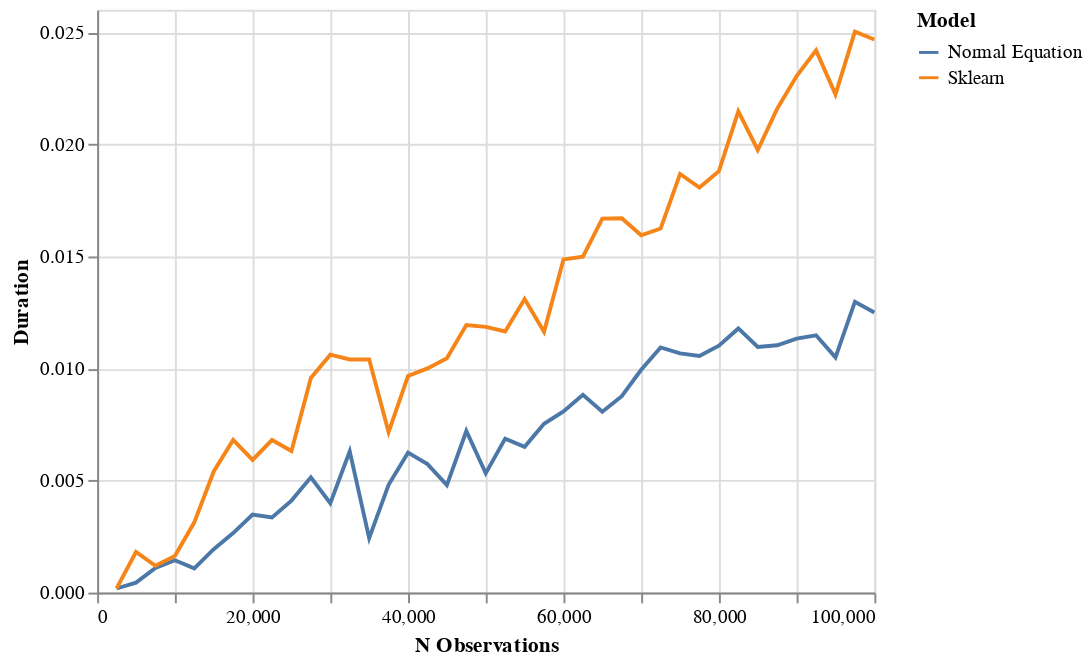

The notebook cell this image was saved under:
### Code cell
x = np.arange(100)
source = pd.DataFrame({
    'Duration': normal_equation + sklearn_LinRegr,
    'Model':['Normal Equation'] * 40 + ['Sklearn'] * 40,
    'N Observations': list(n_observations) * 2
})

alt.Chart(source).mark_line().encode(
    x='N Observations',
    y='Duration',
    color='Model'
)

### Figure 1 — Vega-Lite specification as saved in the notebook (floating-point values rounded to 4 significant figures)
{"$schema": "https://vega.github.io/schema/vega-lite/v3.4.0.json", "config": {"mark": {"tooltip": null}, "view": {"height": 300, "width": 400}}, "data": {"name": "data-9fcda61be5a7ee5a8601f9b478e32c44"}, "datasets": {"data-9fcda61be5a7ee5a8601f9b478e32c44": [{"Duration": 0.0001832, "Model": "Normal Equation", "N Observations": 2500}, {"Duration": 0.0004457, "Model": "Normal Equation", "N Observations": 5000}, {"Duration": 0.001101, "Model": "Normal Equation", "N Observations": 7500}, {"Duration": 0.001444, "Model": "Normal Equation", "N Observations": 10000}, {"Duration": 0.001082, "Model": "Normal Equation", "N Observations": 12500}, {"Duration": 0.001936, "Model": "Normal Equation", "N Observations": 15000}, {"Duration": 0.002657, "Model": "Normal Equation", "N Observations": 17500}, {"Duration": 0.003483, "Model": "Normal Equation", "N Observations": 20000}, {"Duration": 0.003354, "Model": "Normal Equation", "N Observations": 22500}, {"Duration": 0.004104, "Model": "Normal Equation", "N Observations": 25000}, {"Duration": 0.00514, "Model": "Normal Equation", "N Observations": 27500}, {"Duration": 0.00399, "Model": "Normal Equation", "N Observations": 30000}, {"Duration": 0.006302, "Model": "Normal Equation", "N Observations": 32500}, {"Duration": 0.002434, "Model": "Normal Equation", "N Observations": 35000}, {"Duration": 0.004807, "Model": "Normal Equation", "N Observations": 37500}, {"Duration": 0.006243, "Model": "Normal Equation", "N Observations": 40000}, {"Duration": 0.005734, "Model": "Normal Equation", "N Observations": 42500}, {"Duration": 0.004792, "Model": "Normal Equation", "N Observations": 45000}, {"Duration": 0.007209, "Model": "Normal Equation", "N Observations": 47500}, {"Duration": 0.005323, "Model": "Normal Equation", "N Observations": 50000}, {"Duration": 0.006868, "Model": "Normal Equation", "N Observations": 52500}, {"Duration": 0.006503, "Model": "Normal Equation", "N Observations": 55000}, {"Duration": 0.007532, "Model": "Normal Equation", "N Observations": 57500}, {"Duration": 0.008085, "Model": "Normal Equation", "N Observations": 60000}, {"Duration": 0.008823, "Model": "Normal Equation", "N Observations": 62500}, {"Duration": 0.008066, "Model": "Normal Equation", "N Observations": 65000}, {"Duration": 0.008764, "Model": "Normal Equation", "N Observations": 67500}, {"Duration": 0.009938, "Model": "Normal Equation", "N Observations": 70000}, {"Duration": 0.01093, "Model": "Normal Equation", "N Observations": 72500}, {"Duration": 0.01067, "Model": "Normal Equation", "N Observations": 75000}, {"Duration": 0.01055, "Model": "Normal Equation", "N Observations": 77500}, {"Duration": 0.01101, "Model": "Normal Equation", "N Observations": 80000}, {"Duration": 0.01178, "Model": "Normal Equation", "N Observations": 82500}, {"Duration": 0.01095, "Model": "Normal Equation", "N Observations": 85000}, {"Duration": 0.01103, "Model": "Normal Equation", "N Observations": 87500}, {"Duration": 0.01133, "Model": "Normal Equation", "N Observations": 90000}, {"Duration": 0.01148, "Model": "Normal Equation", "N Observations": 92500}, {"Duration": 0.01049, "Model": "Normal Equation", "N Observations": 95000}, {"Duration": 0.01297, "Model": "Normal Equation", "N Observations": 97500}, {"Duration": 0.0125, "Model": "Normal Equation", "N Observations": 100000}, {"Duration": 0.0001885, "Model": "Sklearn", "N Observations": 2500}, {"Duration": 0.001813, "Model": "Sklearn", "N Observations": 5000}, {"Duration": 0.001197, "Model": "Sklearn", "N Observations": 7500}, {"Duration": 0.001634, "Model": "Sklearn", "N Observations": 10000}, {"Duration": 0.003135, "Model": "Sklearn", "N Observations": 12500}, {"Duration": 0.005405, "Model": "Sklearn", "N Observations": 15000}, {"Duration": 0.006812, "Model": "Sklearn", "N Observations": 17500}, {"Duration": 0.005919, "Model": "Sklearn", "N Observations": 20000}, {"Duration": 0.006806, "Model": "Sklearn", "N Observations": 22500}, {"Duration": 0.006316, "Model": "Sklearn", "N Observations": 25000}, {"Duration": 0.009578, "Model": "Sklearn", "N Observations": 27500}, {"Duration": 0.01061, "Model": "Sklearn", "N Observations": 30000}, {"Duration": 0.0104, "Model": "Sklearn", "N Observations": 32500}, {"Duration": 0.0104, "Model": "Sklearn", "N Observations": 35000}, {"Duration": 0.00716, "Model": "Sklearn", "N Observations": 37500}, {"Duration": 0.009661, "Model": "Sklearn", "N Observations": 40000}, {"Duration": 0.01, "Model": "Sklearn", "N Observations": 42500}, {"Duration": 0.01046, "Model": "Sklearn", "N Observations": 45000}, {"Duration": 0.01193, "Model": "Sklearn", "N Observations": 47500}, {"Duration": 0.01185, "Model": "Sklearn", "N Observations": 50000}, {"Duration": 0.01165, "Model": "Sklearn", "N Observations": 52500}, {"Duration": 0.0131, "Model": "Sklearn", "N Observations": 55000}, {"Duration": 0.01163, "Model": "Sklearn", "N Observations": 57500}, {"Duration": 0.01486, "Model": "Sklearn", "N Observations": 60000}, {"Duration": 0.01498, "Model": "Sklearn", "N Observations": 62500}, {"Duration": 0.01668, "Model": "Sklearn", "N Observations": 65000}, {"Duration": 0.0167, "Model": "Sklearn", "N Observations": 67500}, {"Duration": 0.01594, "Model": "Sklearn", "N Observations": 70000}, {"Duration": 0.01624, "Model": "Sklearn", "N Observations": 72500}, {"Duration": 0.01867, "Model": "Sklearn", "N Observations": 75000}, {"Duration": 0.01807, "Model": "Sklearn", "N Observations": 77500}, {"Duration": 0.0188, "Model": "Sklearn", "N Observations": 80000}, {"Duration": 0.02147, "Model": "Sklearn", "N Observations": 82500}, {"Duration": 0.01974, "Model": "Sklearn", "N Observations": 85000}, {"Duration": 0.02159, "Model": "Sklearn", "N Observations": 87500}, {"Duration": 0.02304, "Model": "Sklearn", "N Observations": 90000}, {"Duration": 0.02419, "Model": "Sklearn", "N Observations": 92500}, {"Duration": 0.02222, "Model": "Sklearn", "N Observations": 95000}, {"Duration": 0.02502, "Model": "Sklearn", "N Observations": 97500}, {"Duration": 0.02467, "Model": "Sklearn", "N Observations": 100000}]}, "encoding": {"color": {"field": "Model", "type": "nominal"}, "x": {"field": "N Observations", "type": "quantitative"}, "y": {"field": "Duration", "type": "quantitative"}}, "mark": "line"}
